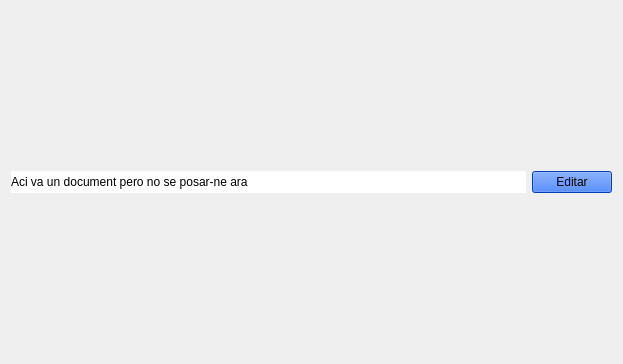
<?xml version="1.0" encoding="UTF-8"?>
<ui version="4.0">
 <class>Form</class>
 <widget class="QWidget" name="Form">
  <property name="geometry">
   <rect>
    <x>0</x>
    <y>0</y>
    <width>623</width>
    <height>364</height>
   </rect>
  </property>
  <property name="windowTitle">
   <string>Form</string>
  </property>
  <layout class="QGridLayout" name="gridLayout_2">
   <item row="0" column="0">
    <layout class="QGridLayout" name="gridLayout">
     <item row="0" column="0">
      <widget class="QLabel" name="label">
       <property name="sizePolicy">
        <sizepolicy hsizetype="Expanding" vsizetype="Preferred">
         <horstretch>0</horstretch>
         <verstretch>0</verstretch>
        </sizepolicy>
       </property>
       <property name="styleSheet">
        <string notr="true">background-color: rgb(255, 255, 255);
border-color: rgb(0, 0, 0);</string>
       </property>
       <property name="text">
        <string>Aci va un document pero no se posar-ne ara</string>
       </property>
      </widget>
     </item>
     <item row="0" column="1">
      <widget class="QPushButton" name="pushButton">
       <property name="styleSheet">
        <string notr="true">background-color: rgb(0, 85, 255);</string>
       </property>
       <property name="text">
        <string>Editar</string>
       </property>
      </widget>
     </item>
    </layout>
   </item>
  </layout>
 </widget>
 <resources/>
 <connections/>
</ui>
